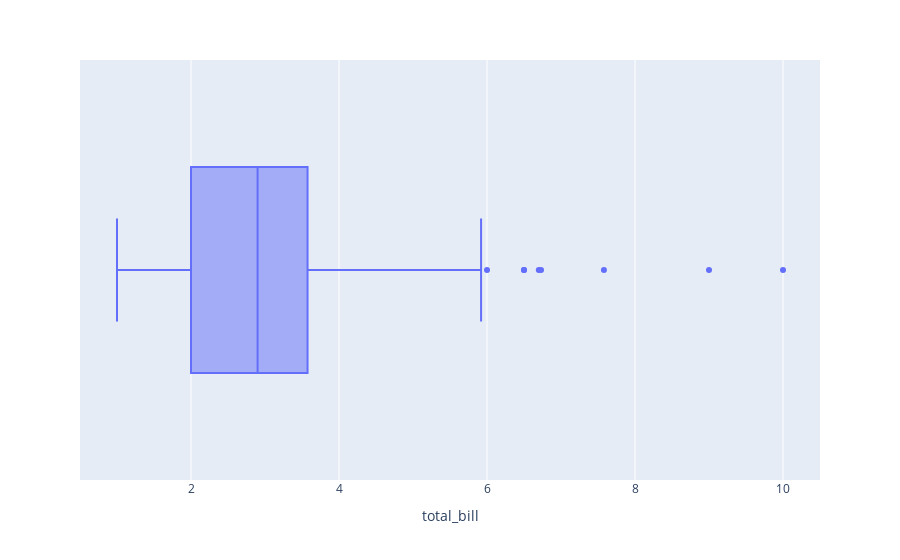

The code cell stored with this chart in its notebook:
### Code cell
px.box(tips,'total_bill')

### Figure 1 — Plotly figure (JSON) as saved in the notebook; plotly's stock layout.template omitted (floating-point values rounded to 4 significant figures; data arrays with more than 128 entries replaced by an {"elided": "..."} marker saying what was removed)
{"data": [{"alignmentgroup": "True", "hovertemplate": "total_bill=%{x}<extra></extra>", "legendgroup": "", "marker": {"color": "#636efa"}, "name": "", "notched": false, "offsetgroup": "", "orientation": "h", "showlegend": false, "type": "box", "x": {"elided": "244 float values"}, "x0": " ", "xaxis": "x", "y0": " ", "yaxis": "y"}], "layout": {"boxmode": "group", "legend": {"tracegroupgap": 0}, "margin": {"t": 60}, "xaxis": {"anchor": "y", "domain": [0, 1], "title": {"text": "total_bill"}}, "yaxis": {"anchor": "x", "domain": [0, 1]}}}
